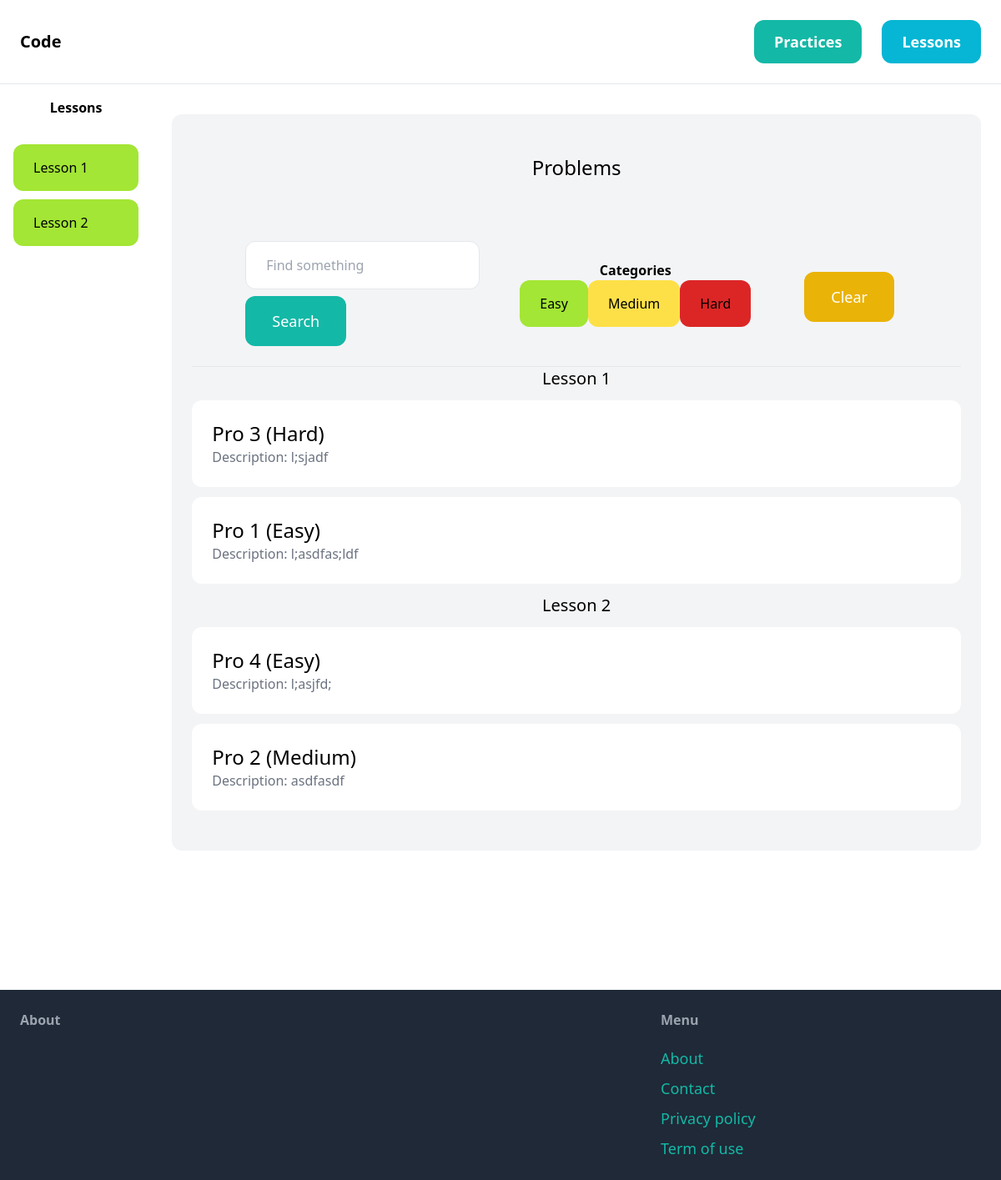
The app's page /problems/all_problems/, older data.
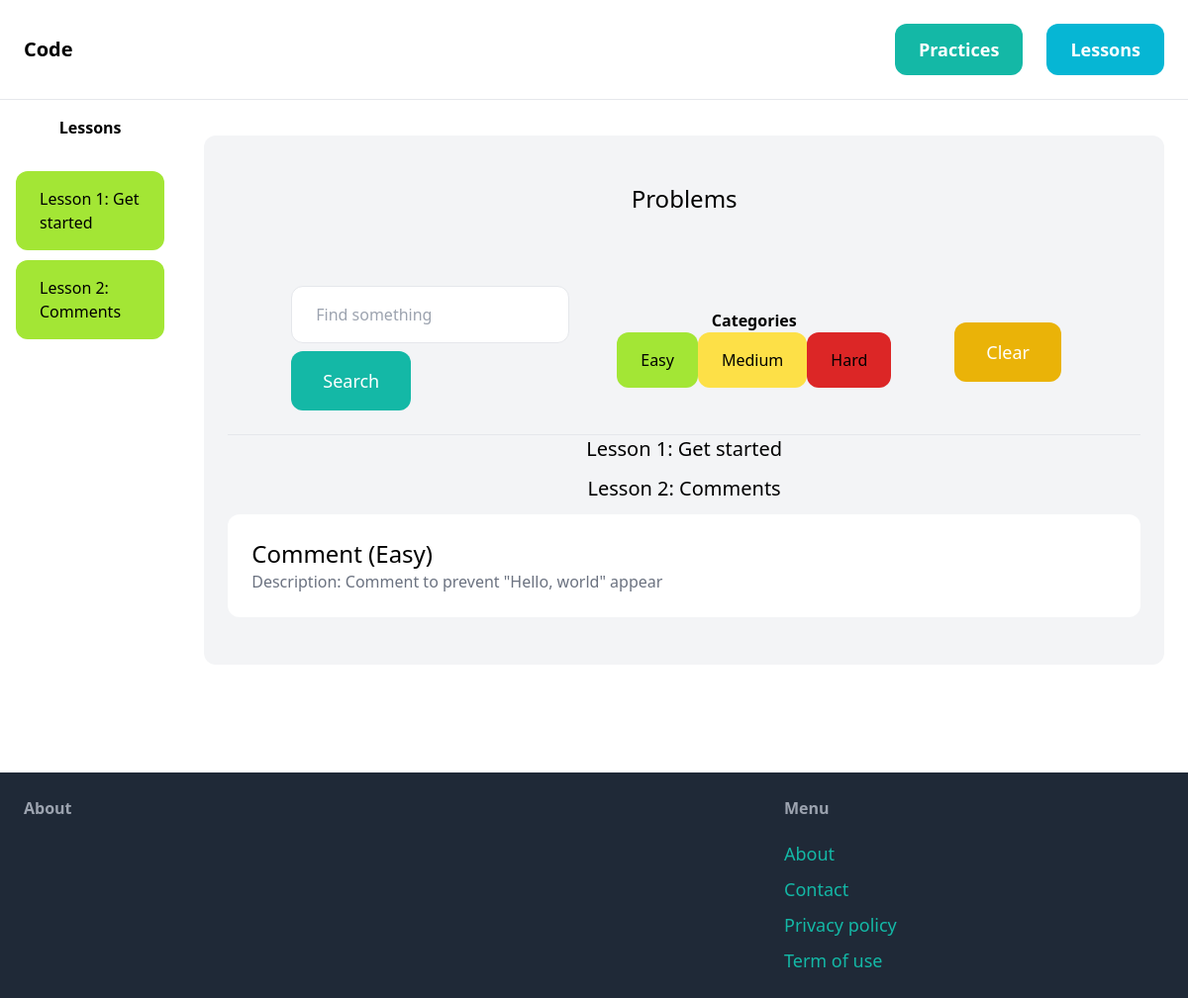
The same page, newer data.
### lessons/models.py (models this page shows, shortened)
class Lesson(models.Model):
    identification = models.IntegerField(default=0)
    name = models.CharField(max_length=255)
    image = models.ImageField(upload_to='item_images', blank=True, null=True)
    created_at = models.DateTimeField(auto_now_add=True)
    class Meta:
        ordering = ('created_at',)

### problems/models.py (models this page shows, shortened)
class Problem(models.Model):
    category = models.ForeignKey(Category, related_name='problems', on_delete=models.CASCADE)
    in_lesson = models.ForeignKey(Lesson, blank=True,null=True, related_name='problems', on_delete=models.CASCADE)
    name = models.CharField(max_length=255)
    problem_initial = models.TextField(blank=True,null=True)
    problem_description = models.TextField(blank=True,null=True)
    word_in_solution_code = models.TextField(blank=True,null=True)
    hint = models.TextField(blank=True,null=True, default='')
    result = models.TextField(blank=False,null=False)
    created_at = models.DateTimeField(auto_now_add=True)
    class Meta:
        ordering = ('-created_at',)

class Category(models.Model):
    name = models.CharField(max_length=255)
    class Meta:
        ordering = ('name',)
        verbose_name_plural = 'Categories'
    def __str__(self):
        return self.name

### problems/views.py (the view)
# urls.py: path('all_problems/', views.all_problems, name='all_problems'),
def all_problems(request):
    lessons = Lesson.objects.all()
    problems = Problem.objects.all()
    query = request.GET.get('query', '')
    category_id = request.GET.get('category', 0)
    categories = Category.objects.all()
    if category_id:
        problems = problems.filter(category_id=category_id)
    if query:
        problems = problems.filter(Q(name__icontains=query) | Q(problem_description__icontains=query))
    context = {
        'lessons' : lessons,
        'problems' : problems,
        'query': query,
        'categories': categories,
    }
    return render(request, 'problems/all_problems.html',context)

### problems/templates/problems/all_problems.html (shortened to what this page needs)
{% extends 'core/base.html' %}
{% block content %}
<div class="mt-6 px-6 py-12 bg-gray-100 rounded-xl">
    <h2 class="mb-12 text-2xl text-center">Problems</h2>
    <nav class="py-6 px-6 flex justify-between items-center border-b border-gray-200">
        <div class="px-6 inline-flex items-center">
            <div class="gap-4">
                <div class="">
                    <form method="get" class="px-4" action="{% url 'problems:all_problems' %}">
                        <input name="query" class="py-4 px-6 border rounded-xl" type="text" value="{{query}}" placeholder="Find something">
                        <button class="mt-2 py-4 px-8 text-lg bg-teal-500 text-white rounded-xl">Search</button>
                    </form>
                </div>
            </div>
            <div class="flex flex-col px-8">
                <p class="font-semibold basis-1/3 text-center">Categories</p>
                <ul class="flex basis-2/3">
                    <a href="{% url 'problems:all_problems' %}?query={{query}}&category=1">
                        <li class="py-4 px-6 rounded-xl bg-lime-400 rounded-xl hover:bg-lime-500 inline-block">
                            Easy
                        </li>
                    </a>
                    <a href="{% url 'problems:all_problems' %}?query={{query}}&category=2">
                        <li class="py-4 px-6 rounded-xl bg-yellow-300 rounded-xl hover:bg-yellow-400 inline-block">
                            Medium
                        </li>
                    </a>
                    <a href="{% url 'problems:all_problems' %}?query={{query}}&category=3">
                        <li class="py-4 px-6 rounded-xl bg-red-600 rounded-xl hover:bg-red-700 inline-block">
                            Hard
                        </li>
                    </a>
                </ul>
            </div>
            <ul class="flex px-8">
                <li><a href="{% url 'problems:all_problems' %}" class="mt-2 py-4 px-8 inline-block bg-yellow-500 text-lg rounded-xl text-white">Clear</a></li>
            </ul>
        </div>
    </nav>
    <div class="grid grid-cols-1 gap-3">
        {% for lesson in lessons %}
        <h1 class="text-xl text-center">{{lesson.name}}</h1>
            {% for problem in problems %}
                {% if problem in lesson.problems.all %}
                <div class="sm:grid-cols-2 md:grid-cols-3">
                    <a href="{% url 'problems:problem' problem.in_lesson.id problem.id %}">
                        <div class="p-6 bg-white rounded-xl">
                            <h2 class="text-2xl">{{problem.name}} ({{problem.category}})</h2>
                            <p class="text-gray-500">Description: {{problem.problem_description}}</p>
                        </div>
                    </a>
                </div>
                {% endif %}
            {% endfor %}
        {% endfor %}
    </div>
</div>
{% endblock %}

### core/templates/core/base.html (shortened to what this page needs)
{% load static %}
<!doctype html>
<html>
    <head>
        <script src="https://cdn.tailwindcss.com"></script>
        <link href="{% static 'codemirror/lib/codemirror.css' %}" rel="stylesheet"/>
        <link href="{% static 'codemirror/theme/dracula.css' %}" rel="stylesheet"/>
    </head>
    </head>
    <body class="flex flex-col">
      <nav class="py-6 px-6 flex justify-between items-center border-b border-gray-200">
        <a href="/" class="text-xl font-semibold">Code</a>
        <div class="space-x-6 flex flex-wrap items-center">
          <a href="{% url 'problems:all_problems' %}" class="px-6 py-3 text-lg font-semibold bg-teal-500 text-white rounded-xl hover:bg-teal-700">Practices</a>
          <a href="{% url 'lessons:lessons' %}" class="px-6 py-3 text-lg font-semibold bg-cyan-500 text-white rounded-xl hover:bg-cyan-700">Lessons</a>
        </div>
      </nav>
      <div class="grid grid-rows-7 content">
        <div class="flex flex-row row-span-6">
          <div class="basis-1/6">
            <p class="font-semibold text-center py-4">Lessons</p>
            <div class="py-4 gap-4">
              <ul class="px-4">
                {% for lesson in lessons %}
                  <a href="{% url 'lessons:detail' lesson.id %}">
                    <li class="py-4 px-6 rounded-xl bg-lime-400 rounded-xl hover:bg-lime-500 inline-block" style="display: block; margin-bottom: 10px;">
                      {{ lesson.name }}
                    </li>
                  </a>
                {% endfor %}
              </ul>
            </div>
          </div>
          <div class="basis-5/6 py-3 px-6">
            {% block content %}
            {% endblock %}
          </div>
        </div>
      </div>
      <footer class="py-6 px-6 flex justify-between bg-gray-800 text-white">
        <div class="w-2/3 pr-10">
          <h3 class="mb-5 font-semibold text-gray-400">About</h3>
        </div>
        <div class="w-1/3">
          <h3 class="mb-5 font-semibold text-gray-400">Menu</h3>
          <ul class="space-y-2">
            <li><a href="#" class="text-lg text-teal-500 hover:text-teal-700">About</a></li>
            <li><a href="#" class="text-lg text-teal-500 hover:text-teal-700">Contact</a></li>
            <li><a href="#" class="text-lg text-teal-500 hover:text-teal-700">Privacy policy</a></li>
            <li><a href="#" class="text-lg text-teal-500 hover:text-teal-700">Term of use</a></li>
          </ul>
        </div>
      </footer>
    </body>
</html>

Row changes from the older to the newer data that the page shows:
removed Problem: name "Pro 3", category "Hard", problem_description "l;sjadf", shown under Lesson "Lesson 1"
removed Problem: name "Pro 1", category "Easy", problem_description "l;asdfas;ldf", shown under Lesson "Lesson 1"
removed Problem: name "Pro 4", category "Easy", problem_description "l;asjfd;", shown under Lesson "Lesson 2"
removed Problem: name "Pro 2", category "Medium", problem_description "asdfasdf", shown under Lesson "Lesson 2"
changed Lesson: name "Lesson 1" → "Lesson 1: Get started"
changed Lesson: name "Lesson 2" → "Lesson 2: Comments"
added Problem: name "Comment", category "Easy", problem_description "Comment to prevent \"Hello, world\" appear", shown under Lesson "Lesson 2: Comments"
